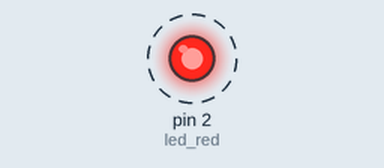
Recording of a program running on a simulated MicroPython board. On the bench: output pins drawn as LEDs (lit = HIGH). Dashed ring = blinking. What the program prints to the serial console is not drawn. At 10.0 s the program stops and its outputs stay as they are.

Above: at 0.2 s.
Timing chart, 0 to 3.0 s (numbered marks = the images above):
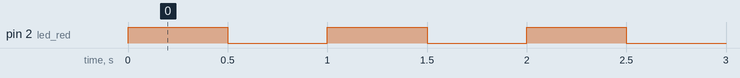

Measured:
- by itself, pin 2 (led_red): alternates HIGH for 0.50 s and LOW for 0.50 s, 20 changes in all, then stays LOW

The program:

02_basic_loop.py
```python
# ==============================================================================
# 02_basic_loop.py - การกะพริบ LED แบบวนซ้ำ (LED Blink with Loop)
# ==============================================================================
# โปรแกรมนี้สาธิตการใช้ for loop เพื่อกะพริบ LED หลายครั้ง
# This program demonstrates using for loop to blink LED multiple times
# ==============================================================================

import machine
import time

# กำหนดขา GPIO2 เป็น OUTPUT สำหรับ LED สีแดง
# Set GPIO2 as OUTPUT for red LED
led_red = machine.Pin(2, machine.Pin.OUT)

# วนซ้ำ 10 รอบ (Loop 10 times)
for i in range(10):
    # เปิด LED (Turn LED on)
    led_red.on()
    time.sleep(0.5)

    # ปิด LED (Turn LED off)
    led_red.off()
    time.sleep(0.5)

    # แสดงรอบที่กำลังทำงาน (Show current iteration)
    print(f"รอบที่ (Round) {i + 1}")

print("เสร็จสิ้น (Done)")
```
